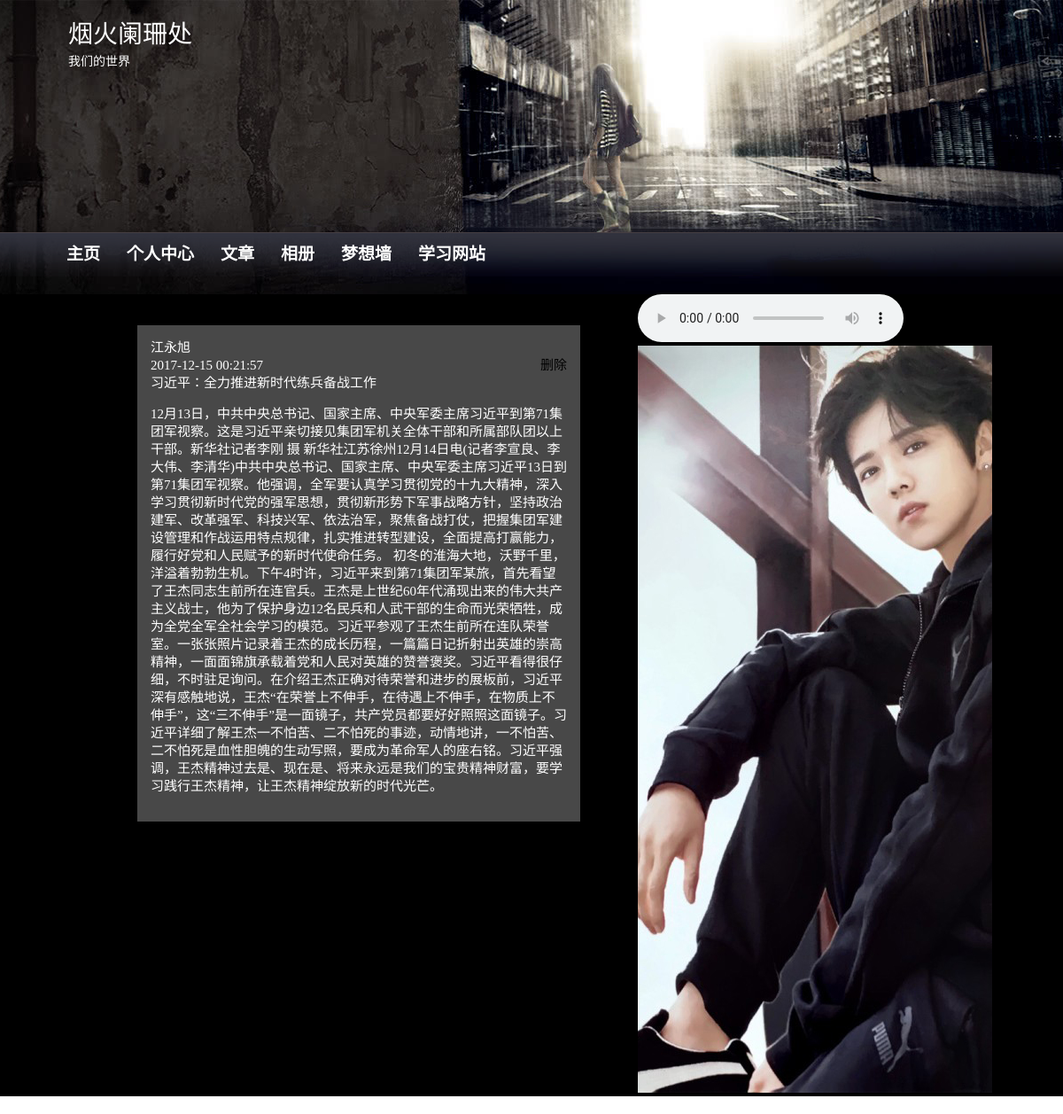
Page /readall.php?id=97 (signed in) on the committed database.
### tables this page shows
CREATE TABLE `best` (
  `id` int(191) NOT NULL AUTO_INCREMENT,
  `nickname` varchar(191) NOT NULL,
  `title` text NOT NULL,
  `words` int(11) NOT NULL,
  `views` int(11) NOT NULL,
  `content` text NOT NULL,
  `time` datetime NOT NULL DEFAULT CURRENT_TIMESTAMP,
  PRIMARY KEY (`id`)
);

### readall.php (the view, shortened to what this page needs)
<?php
$link=connect();
$id=$_GET['id'];
$sql = "select * from best where `id`='$id'";
$is=mysqli_query($link,$sql);
$val = mysqli_fetch_array($is , MYSQLI_ASSOC);
?>
<!DOCTYPE html>
<html lang="en">
<head>
	<link rel="stylesheet"type="text/css"href="readall.css">
</head>
<body class="bg-body">
<div class="background-container" id="laybackground">
	<div class="layout-head" >
		<div class="layout-head-inner" id="headcontainer" >
			<div class="head-info"style="width:215px;height:59px;">
				<h1 class="toptitle" id="toptitle">
					<span class="title-text">烟火阑珊处</span>
				</h1>
			    <div class="head-description">
					<span class="description-text">我们的世界</span>
				</div>
			</div>
		</div>
	</div>
	<div class="layout-nav">
		<div class="layout-nav-inner">
		<ul class="nav">
		<li class="list-item">
			<a href="campuslife.php">主页</a>
			</li>
		<li class="list-item">
			<a href="whether1.php">个人中心</a>
			</li>
		<li class="list-item">
			<a href="whether.php">文章</a>
			</li>
		<li class="list-item">
			<a href="image.php">相册</a>
			</li>
		<li class="list-item">
			<a href="dream.php">梦想墙</a>
			</li>
		<li class="list-item">
			<a href="class.html">学习网站</a>
			</li>
			</ul>
		</div>
	</div>
	<div class="layout-background">
	<div class="best">
	<div class="main">
		<div class="main-continer">
			<div class="main-left">
	<div class="mainleft" >
		<div class="item">
		<div class="name" ><?php  echo $_SESSION['nickname'];?></div>
		<span class="time"><?php echo $val['time'];?></span>
		<a href="do_delete.php?id=<?php echo $val['id'];?>" class="a">删除</a></br>
		<h><?php echo $val['title'];?></h>
		<P class="content"><?php echo $val['content'];?></P>
		</div>
	</div>
		</div>
			<div class="main-right">
			<audio controls="controls">
  <source src="1.ogg" type="audio/ogg">
  <source src="1.mp3" type="audio/mpeg">
</audio>
	<img src="g.jpeg">
			</div>
		</div>
	</div>
	</div>
</div>
</body>
</html>

### readall.css (style rules this page uses)
body { margin:0px; padding:0px; font-family: punctuation,"PingFangSC-Regular","Microsoft Yahei","sans-serif"; }
.bg-body { background-image:url(c.png); background-repeat:repeat; }
.background-container { background-repeat: no-repeat; background-position: center top; background-attachment: scroll; background-image: url("a.jpg"); }
.layout-head { margin:0; padding:0; }
.layout-head-inner { position:relative; width:1046px; margin:0 auto; background:no-repeat;height:250px; }
.head-info { position:absolute; top:20px; left:0; }
.layout-head .head-info h1 { font-weight:normal; margin-bottom:3px; font-size:0; }
.layout-head .head-info .toptitle { height:38px; line-height:38px; font-size:28px; margin-right:10px; display:inline-block; vertical-align:middle; }
div { display:block; }
div { margin:0px; padding:0px; }
body { font-family:punctuaion,"PingFangSCRegular","Microsoft Yahei","sansserif"; }
body { line-height:1.334; font-size:12px; }
body { color:#a6a6a6; }
.head-info h1 { font-weight:normal; }
.layout-head .head-info { position:absolute; top:20px; left:0; color:#fff; }
.layout-head .head-description { font-size:14px; }
h1 { margin:0; padding:0; }
.layout-nav { background-image:url(b.png); border:none; height:50px; margin:0 auto; height:50px; }
.layout-nav-inner { position: relative; width: 1160px; margin: 0 auto; height: 50px; }
.layout-nav-inner .nav { color:#fff; font-family:arial; }
a { text-decoration:none; }
.nav::after { content:""; display:block; clear:both; }
.nav { list-style:none; }
.nav .list-item { float:left; margin:0 10px; height:50px; line-height:50px; }
.nav .list-item a { padding:0 5px; color:#fff; font-weight:bold; height:50px; display:inline-block; font-size:19px; }
.layout-background { background-color: black; }
.layout-background .mainleft { width:500px;margin:35px;overflow:hidden;background-color: #484848; color:#fff;font-size:15px!important; }
.layout-background .mainleft .item { border:none;margin:15px 15px;clear:both;overflow: hidden; }
.layout-background .mainleft .item .time { float:left; }
.layout-background .item .a { float:right;color:black; }
.layout-background .main { width:1000px;margin:20px;overflow: hidden;margin-left:120px; }
.layout-background .main-continer { margin:0;padding:0;overflow:hidden; }
.layout-background .main-left { width:600px;float:left; }
.layout-background .main-right { width:400px;float:right; }

### rows in the picture
best: time "2017-12-15 00:21:57", title "习近平：全力推进新时代练兵备战工作", content "12月13日，中共中央总书记、国家主席、中央军委主席习近平到第71集团军视察。这是习近平亲切接见集团军机关全体干部和所属部队团以上干部。新华社记者李刚 摄 新华社江苏徐州12月14日电(记者李宣良、李大伟、李清华)中共中央总书记、国家主席、中央军委主席习近平13日到第71集团军视察。他强调，全军要认真学习贯彻党的十九大精神，深入学习贯彻新时代党的强军思想，贯彻新形势下军事战略方针，坚持政治建军、改革强军、科技兴军、依法治军，聚焦备战打仗，把握集团军建设管理和作战运用特点规律，扎实推进转型建设，全面提高打赢能力，履行好党和人民赋予的新时代使命任务。 初冬的淮海大地，沃野千里，洋溢着勃勃生机。下午4时许，习近平来到第71集团军某旅，首先看望了王杰同志生前所在连官兵。王杰是上世纪60年代涌现出来的伟大共产主义战士，他为了保护身边12名民兵和人武干部的生命而光荣牺牲，成为全党全军全社会学习的模范。习近平参观了王杰生前所在连队荣誉室。一张张照片记录着王杰的成长历程，一篇篇日记折射出英雄的崇高精神，一面面锦旗承载着党和人民对英雄的赞誉褒奖。习近平看得很仔细，不时驻足询问。在介绍王杰正确对待荣誉和进步的展板前，习近平深有感触地说，王杰“在荣誉上不伸手，在待遇上不伸手，在物质上不伸手”，这“三不伸手”是一面镜子，共产党员都要好好照照这面镜子。习近平详细了解王杰一不怕苦、二不怕死的事迹，动情地讲，一不怕苦、二不怕死是血性胆魄的生动写照，要成为革命军人的座右铭。习近平强调，王杰精神过去是、现在是、将来永远是我们的宝贵精神财富，要学习践行王杰精神，让王杰精神绽放新的时代光芒。"

### other values in the picture
$_SESSION['nickname'] "江永旭"
